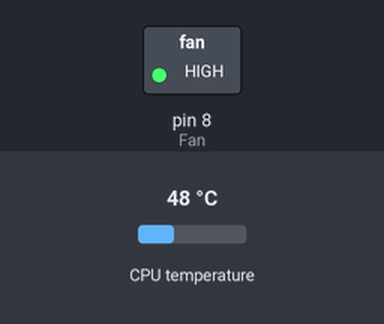
This program was run on a simulated Raspberry Pi (header pin numbers). Shown: switched loads named in the program (green lamp = pin HIGH). The test bench sets the inputs (shaded band); at power-on: CPU temperature 48 °C.

Above: at 1.2 s.
1.3 s: CPU temperature set to 45 °C
9.3 s: CPU temperature set to 42 °C
At 17.1 s:
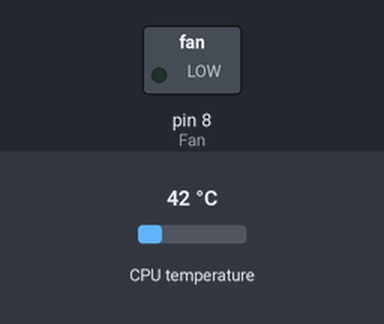
17.5 s: CPU temperature set to 44 °C
At 24.9 s:
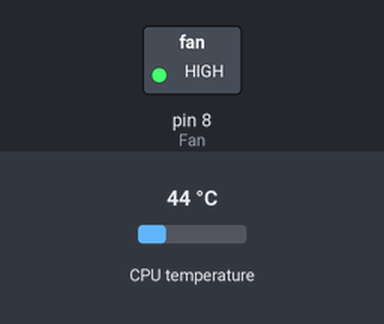
25.5 s: CPU temperature set to 31 °C
At 32.7 s:
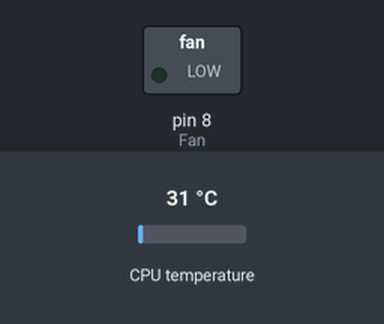
Timing chart, 0 to 34.2 s (numbered marks = the images above; inputs shaded):
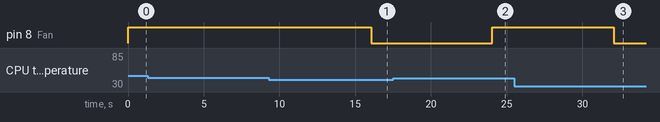

The program:

fan_speed.py
```python
import RPi.GPIO as GPIO
import time
import subprocess as sp
from temp_config import Temperature
from types import SimpleNamespace

Fan = 8
GPIO.setmode(GPIO.BOARD)
GPIO.setup(Fan, GPIO.OUT)

p = GPIO.PWM(Fan, 50)
p.start(0)

stateDict = { "Normal": 0, "Medium": 1, "High": 2, "Nightmare": 3 }
State = SimpleNamespace(**stateDict)

def calc_state(temp):
    v = float(temp)
    if v < Temperature.Normal:
        return State.Normal
    elif v >= Temperature.Normal and v < Temperature.Medium:
        return State.Medium
    elif v >= Temperature.Medium and v < Temperature.High:
        return State.High
    elif v >= Temperature.High:
        return State.Nightmare

def change_fan(state):
    if state == State.Normal:
        p.ChangeDutyCycle(0)
    elif state == State.Medium:
        p.ChangeDutyCycle(100)
        #time.sleep(0.1)
    elif state == State.High:
        p.ChangeDutyCycle(100)
    elif state == State.Nightmare:
        p.ChanngeDutyCycle(100)
        #time.sleep(0.1)

try:
    prev_state = -1
    while True:
        temp = sp.getoutput("vcgencmd measure_temp | egrep -o '[0-9]*\.[0-9]*'")
        state = calc_state(temp)
        if (state != prev_state):
            change_fan(state)
        prev_state = state
        time.sleep(8)

except KeyboardInterrupt:
    pass
p.stop()
GPIO.cleanup()
```

temp_config.py
```python
#from enum import Enum
from types import SimpleNamespace

#class Temperature(Enum):
#    Normal = 43.0
#    Medium = 48.0
#    High   = 60.0

temperatureDict = {
    "Normal": 44.0,
    "Medium": 49.0,
    "High":   60.0
}
Temperature = SimpleNamespace(**temperatureDict)
```

Measured:
- the behaviour switches between 44 and 43 °C on CPU temperature (found by bisection; images 0 and 1)
- after the input at 1.3 s, every drawn part: stays the same
- after the input at 9.3 s, pin 8 (Fan): HIGH → LOW after 6.7 s
- after the input at 17.5 s, pin 8 (Fan): LOW → HIGH after 6.6 s
- after the input at 25.5 s, pin 8 (Fan): HIGH → LOW after 6.6 s
